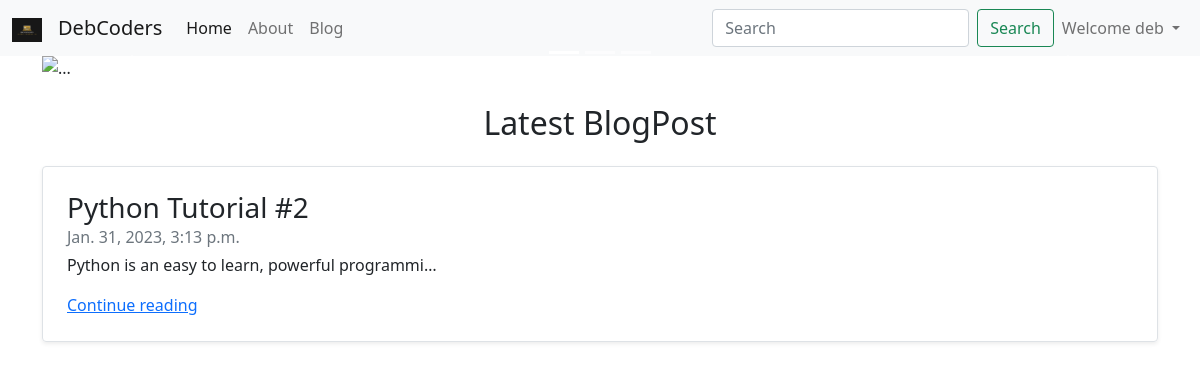
The app's page / (signed in) with its own data.
### home/models.py (models this page shows, shortened)
class Post(models.Model):
    sno = models.AutoField(primary_key=True)
    title = models.CharField(max_length=255)
    content = models.TextField()
    timeStampt = models.DateTimeField(blank=True)

### home/views.py (the view)
# urls.py: 2. Add a URL to urlpatterns:  path('', views.home, name='home')
def home(request):
    post = Post.objects.latest('timeStampt')
    return render(request, 'index.html', {'post' : post})

### templates/index.html (shortened to what this page needs)
{% extends 'base.html' %}
{% block home_active %} active {% endblock %}
{% block content %}
{% load static %}
<div class="container">
    <div id="carouselExampleCaptions" class="carousel slide" data-bs-ride="carousel">
        <div class="carousel-indicators">
            <button type="button" data-bs-target="#carouselExampleCaptions" data-bs-slide-to="0" class="active"
                aria-current="true" aria-label="Slide 1"></button>
            <button type="button" data-bs-target="#carouselExampleCaptions" data-bs-slide-to="1"
                aria-label="Slide 2"></button>
            <button type="button" data-bs-target="#carouselExampleCaptions" data-bs-slide-to="2"
                aria-label="Slide 3"></button>
        </div>
        <div class="carousel-inner">
            <div class="carousel-item active">
                <img src="{% static 'banner_image_1.jpg' %}" class="d-block w-100" alt="...">
                <div class="carousel-caption d-none d-md-block">
                </div>
            </div>
        </div>
        <button class="carousel-control-prev" type="button" data-bs-target="#carouselExampleCaptions"
            data-bs-slide="prev">
            <span class="carousel-control-prev-icon" aria-hidden="true"></span>
        </button>
        <button class="carousel-control-next" type="button" data-bs-target="#carouselExampleCaptions"
            data-bs-slide="next">
            <span class="carousel-control-next-icon" aria-hidden="true"></span>
        </button>
    </div>
</div>
<br>
<div class="container">
    <h2 class="text-center">Latest BlogPost</h2>
    <div class="container">
        <div
            class="row no-gutters border rounded overflow-hidden flex-md-row mb-4 shadow-sm h-md-250 my-4 position-relative">
            <div class="col p-4 d-flex flex-column position-static">
                <h3 class="mb-0">{{post.title}}</h3>
                <div class="mb-1 text-muted">{{post.timeStampt}}</div>
                <p class="card-text mb-auto">{{post.content | truncatechars:50 | safe}}</p>
                <a href="/blogPost/{{post.sno}}" class="stretched-link">Continue reading</a>
            </div>
        </div>
    </div>
</div>
{% endblock %}

### templates/base.html (shortened to what this page needs)
<!doctype html>
<html lang="en">
<head>
    {% load static %}
    <link href="https://cdn.jsdelivr.net/npm/bootstrap@5.0.2/dist/css/bootstrap.min.css" rel="stylesheet"
>
    <link rel="stylesheet" href="https://cdnjs.cloudflare.com/ajax/libs/font-awesome/6.2.1/css/all.min.css" />
</head>
<body>
    <nav class="navbar navbar-expand-lg navbar-light bg-light">
        <div class="container-fluid">
            <a href="/" class="navbar-brand" href="#">
                <img src="{% static 'HCoders.png' %}" alt="" width="30" height="24">
            </a>
            <a class="navbar-brand" href="/">DebCoders</a>
            <div class="collapse navbar-collapse" id="navbarSupportedContent">
                <ul class="navbar-nav me-auto mb-2 mb-lg-0">
                    <li class="nav-item">
                        <a class="nav-link {% block home_active %}  {% endblock %}" aria-current="page"
                            href="/">Home</a>
                    </li>
                    <li class="nav-item">
                        <a class="nav-link {% block about_active %} {% endblock %}" href="/about">About</a>
                    </li>
                    <li class="nav-item">
                        <a class="nav-link {% block blog_active %} {% endblock %}" href="/blog">Blog</a>
                    </li>
                </ul>
                <form class="d-flex" method="get" action="/search">
                    <input class="form-control me-2" type="search" placeholder="Search" aria-label="Search" name="search" id="search">
                    <button class="btn btn-outline-success" type="submit">Search</button>
                </form>
                <div class="ml-auto form-inline">
                    <ul class="navbar-nav">
                        {% if user.is_authenticated %}
                        <li class="nav-item dropdown">
                            <a class="nav-link dropdown-toggle" href="#" id="navbarDropdown" role="button"
                                data-bs-toggle="dropdown" aria-expanded="false">
                                Welcome {{request.user.username}}
                            </a>
                        </li>
                        {% endif %}
                    </ul>
                </div>
            </div>
    </nav>
    {% block content %}
    {% endblock %}
</body>
</html>

### records on screen
Post: title "Python Tutorial #2", timeStampt "Jan. 31, 2023, 3:13 p.m.", content "Python is an easy to learn, powerful programmi…"

### other values on screen
{{ request.user.username }} "deb"
